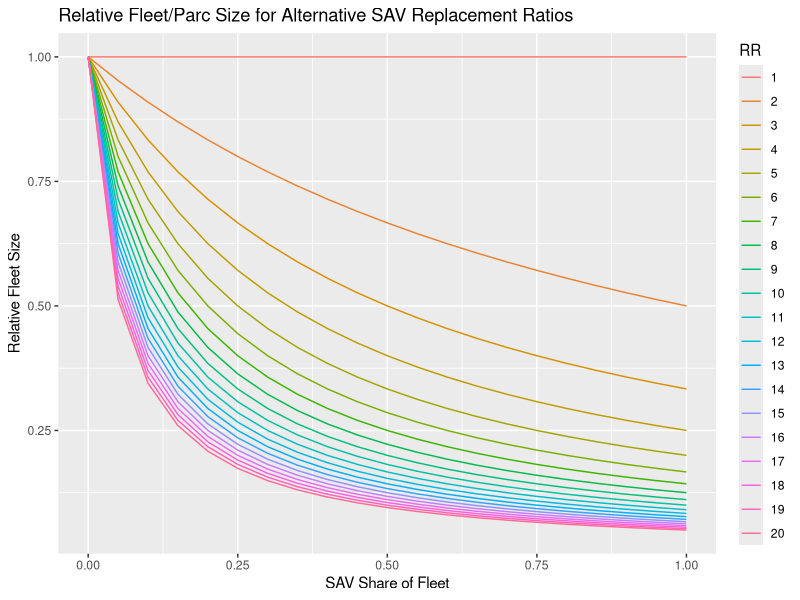

Here is the R script that generated this plot:
## ---- chunk 1
library(tidyverse)
echoWorking = F
## ---- chunk 2
RRvals = 1:20
SSvals = seq(from=0, to =1.0, length.out = 21)
parc = data.frame(matrix(nrow=length(RRvals), ncol=length(SSvals)))
#RRvals = data.frame(RR = 1:20)
#SSvals = data.frame(SS = seq(from=0, to =1.0, length.out = 20))
#x = full_join(RRvals, SSvals, by=NULL)

rparc <- function(rr, ss) {
  # compute relative vehicle parc size for Replacement Ratio rr, SAV Share ss
  return( 1/((1-ss) + rr * ss) )
}

for (r in seq_along(RRvals)) {
  for (c in seq_along(SSvals)) {
    parc[r,c] = rparc(RRvals[r], SSvals[c])
  }
}

names(parc) = c(paste0("S_",SSvals))
parc$RR = RRvals

x = parc %>% gather(key = "SS", value="rho", -RR) %>%
  mutate(SS = as.numeric(gsub(pattern = "S_", replacement ="", SS))) %>%
  arrange(RR)

x %>%  mutate(RR = as.factor(RR)) %>% 
  group_by(RR) %>%
  ggplot(aes(x=SS, y =rho, color=RR)) + geom_line() +
  ggtitle("Relative Fleet/Parc Size for Alternative SAV Replacement Ratios") + 
  xlab("SAV Share of Fleet") + ylab("Relative Fleet Size")
